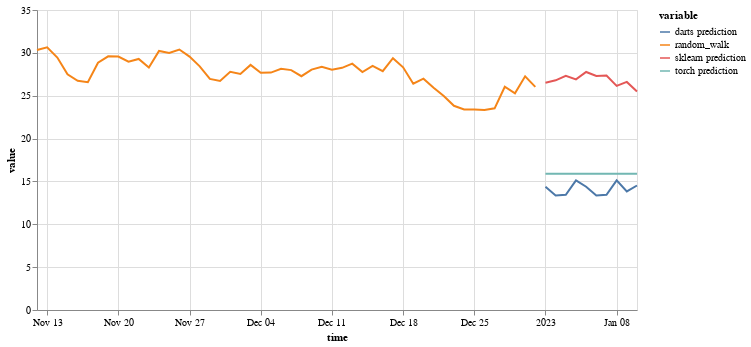

The code cell stored with this chart in its notebook:
### Markdown cell above
## Comparing predictions

### Code cell
(on.Plot()
    .add(on.marks.line, ts[-50:])
    .add(on.marks.line, darts_pred)
    .add(on.marks.line, sk_pred)
    .add(on.marks.line, torch_pred)
    .properties(width=600, height=300)
    .show()
)

### Figure 1 — Vega specification as saved in the notebook (floating-point values rounded to 4 significant figures)
{"$schema": "https://vega.github.io/schema/vega/v5.json", "data": [{"name": "source_0", "values": [{"time": "2022-11-12T00:00:00.000", "variable": "random_walk", "value": 30.33}, {"time": "2022-11-13T00:00:00.000", "variable": "random_walk", "value": 30.64}, {"time": "2022-11-14T00:00:00.000", "variable": "random_walk", "value": 29.45}, {"time": "2022-11-15T00:00:00.000", "variable": "random_walk", "value": 27.49}, {"time": "2022-11-16T00:00:00.000", "variable": "random_walk", "value": 26.74}, {"time": "2022-11-17T00:00:00.000", "variable": "random_walk", "value": 26.58}, {"time": "2022-11-18T00:00:00.000", "variable": "random_walk", "value": 28.85}, {"time": "2022-11-19T00:00:00.000", "variable": "random_walk", "value": 29.59}, {"time": "2022-11-20T00:00:00.000", "variable": "random_walk", "value": 29.57}, {"time": "2022-11-21T00:00:00.000", "variable": "random_walk", "value": 28.98}, {"time": "2022-11-22T00:00:00.000", "variable": "random_walk", "value": 29.29}, {"time": "2022-11-23T00:00:00.000", "variable": "random_walk", "value": 28.28}, {"time": "2022-11-24T00:00:00.000", "variable": "random_walk", "value": 30.23}, {"time": "2022-11-25T00:00:00.000", "variable": "random_walk", "value": 29.98}, {"time": "2022-11-26T00:00:00.000", "variable": "random_walk", "value": 30.39}, {"time": "2022-11-27T00:00:00.000", "variable": "random_walk", "value": 29.56}, {"time": "2022-11-28T00:00:00.000", "variable": "random_walk", "value": 28.43}, {"time": "2022-11-29T00:00:00.000", "variable": "random_walk", "value": 26.96}, {"time": "2022-11-30T00:00:00.000", "variable": "random_walk", "value": 26.73}, {"time": "2022-12-01T00:00:00.000", "variable": "random_walk", "value": 27.8}, {"time": "2022-12-02T00:00:00.000", "variable": "random_walk", "value": 27.54}, {"time": "2022-12-03T00:00:00.000", "variable": "random_walk", "value": 28.59}, {"time": "2022-12-04T00:00:00.000", "variable": "random_walk", "value": 27.68}, {"time": "2022-12-05T00:00:00.000", "variable": "random_walk", "value": 27.7}, {"time": "2022-12-06T00:00:00.000", "variable": "random_walk", "value": 28.14}, {"time": "2022-12-07T00:00:00.000", "variable": "random_walk", "value": 27.99}, {"time": "2022-12-08T00:00:00.000", "variable": "random_walk", "value": 27.28}, {"time": "2022-12-09T00:00:00.000", "variable": "random_walk", "value": 28.05}, {"time": "2022-12-10T00:00:00.000", "variable": "random_walk", "value": 28.38}, {"time": "2022-12-11T00:00:00.000", "variable": "random_walk", "value": 28.04}, {"time": "2022-12-12T00:00:00.000", "variable": "random_walk", "value": 28.25}, {"time": "2022-12-13T00:00:00.000", "variable": "random_walk", "value": 28.74}, {"time": "2022-12-14T00:00:00.000", "variable": "random_walk", "value": 27.76}, {"time": "2022-12-15T00:00:00.000", "variable": "random_walk", "value": 28.47}, {"time": "2022-12-16T00:00:00.000", "variable": "random_walk", "value": 27.87}, {"time": "2022-12-17T00:00:00.000", "variable": "random_walk", "value": 29.38}, {"time": "2022-12-18T00:00:00.000", "variable": "random_walk", "value": 28.31}, {"time": "2022-12-19T00:00:00.000", "variable": "random_walk", "value": 26.4}, {"time": "2022-12-20T00:00:00.000", "variable": "random_walk", "value": 26.98}, {"time": "2022-12-21T00:00:00.000", "variable": "random_walk", "value": 25.93}, {"time": "2022-12-22T00:00:00.000", "variable": "random_walk", "value": 24.96}, {"time": "2022-12-23T00:00:00.000", "variable": "random_walk", "value": 23.83}, {"time": "2022-12-24T00:00:00.000", "variable": "random_walk", "value": 23.4}, {"time": "2022-12-25T00:00:00.000", "variable": "random_walk", "value": 23.4}, {"time": "2022-12-26T00:00:00.000", "variable": "random_walk", "value": 23.34}, {"time": "2022-12-27T00:00:00.000", "variable": "random_walk", "value": 23.53}, {"time": "2022-12-28T00:00:00.000", "variable": "random_walk", "value": 26.05}, {"time": "2022-12-29T00:00:00.000", "variable": "random_walk", "value": 25.28}, {"time": "2022-12-30T00:00:00.000", "variable": "random_walk", "value": 27.26}, {"time": "2022-12-31T00:00:00.000", "variable": "random_walk", "value": 26.04}], "transform": [{"type": "formula", "expr": "toDate(datum['time'])", "as": "time"}]}, {"name": "source_1", "values": [{"time": "2023-01-01T00:00:00.000", "variable": "darts prediction", "value": 14.38}, {"time": "2023-01-02T00:00:00.000", "variable": "darts prediction", "value": 13.37}, {"time": "2023-01-03T00:00:00.000", "variable": "darts prediction", "value": 13.45}, {"time": "2023-01-04T00:00:00.000", "variable": "darts prediction", "value": 15.12}, {"time": "2023-01-05T00:00:00.000", "variable": "darts prediction", "value": 14.38}, {"time": "2023-01-06T00:00:00.000", "variable": "darts prediction", "value": 13.37}, {"time": "2023-01-07T00:00:00.000", "variable": "darts prediction", "value": 13.45}, {"time": "2023-01-08T00:00:00.000", "variable": "darts prediction", "value": 15.12}, {"time": "2023-01-09T00:00:00.000", "variable": "darts prediction", "value": 13.83}, {"time": "2023-01-10T00:00:00.000", "variable": "darts prediction", "value": 14.53}], "transform": [{"type": "formula", "expr": "toDate(datum['time'])", "as": "time"}]}, {"name": "source_2", "values": [{"time": "2023-01-01T00:00:00.000", "variable": "sklearn prediction", "value": 26.51}, {"time": "2023-01-02T00:00:00.000", "variable": "sklearn prediction", "value": 26.79}, {"time": "2023-01-03T00:00:00.000", "variable": "sklearn prediction", "value": 27.33}, {"time": "2023-01-04T00:00:00.000", "variable": "sklearn prediction", "value": 26.9}, {"time": "2023-01-05T00:00:00.000", "variable": "sklearn prediction", "value": 27.77}, {"time": "2023-01-06T00:00:00.000", "variable": "sklearn prediction", "value": 27.31}, {"time": "2023-01-07T00:00:00.000", "variable": "sklearn prediction", "value": 27.35}, {"time": "2023-01-08T00:00:00.000", "variable": "sklearn prediction", "value": 26.15}, {"time": "2023-01-09T00:00:00.000", "variable": "sklearn prediction", "value": 26.61}, {"time": "2023-01-10T00:00:00.000", "variable": "sklearn prediction", "value": 25.49}], "transform": [{"type": "formula", "expr": "toDate(datum['time'])", "as": "time"}]}, {"name": "source_3", "values": [{"time": "2023-01-01T00:00:00.000", "variable": "torch prediction", "value": 15.9}, {"time": "2023-01-02T00:00:00.000", "variable": "torch prediction", "value": 15.9}, {"time": "2023-01-03T00:00:00.000", "variable": "torch prediction", "value": 15.9}, {"time": "2023-01-04T00:00:00.000", "variable": "torch prediction", "value": 15.9}, {"time": "2023-01-05T00:00:00.000", "variable": "torch prediction", "value": 15.9}, {"time": "2023-01-06T00:00:00.000", "variable": "torch prediction", "value": 15.9}, {"time": "2023-01-07T00:00:00.000", "variable": "torch prediction", "value": 15.9}, {"time": "2023-01-08T00:00:00.000", "variable": "torch prediction", "value": 15.9}, {"time": "2023-01-09T00:00:00.000", "variable": "torch prediction", "value": 15.9}, {"time": "2023-01-10T00:00:00.000", "variable": "torch prediction", "value": 15.9}], "transform": [{"type": "formula", "expr": "toDate(datum['time'])", "as": "time"}]}, {"name": "source_0_color_domain_variable_0", "values": [{"variable": "random_walk"}]}, {"name": "source_1_color_domain_variable_1", "values": [{"variable": "darts prediction"}]}, {"name": "source_2_color_domain_variable_2", "values": [{"variable": "sklearn prediction"}]}, {"name": "source_3_color_domain_variable_3", "values": [{"variable": "torch prediction"}]}], "marks": [{"type": "group", "name": "layer_0_pathgroup", "from": {"facet": {"data": "source_0", "name": "faceted_path_layer_0_main", "groupby": ["variable"]}}, "encode": {"update": {"width": {"field": {"signal": null, "datum": null, "group": "width", "parent": null}}, "height": {"field": {"signal": null, "datum": null, "group": "height", "parent": null}}}}, "marks": [{"type": "line", "name": "layer_0_marks", "from": {"data": "faceted_path_layer_0_main"}, "sort": {"field": "x"}, "encode": {"update": {"defined": {"signal": "isValid(datum[\"time\"]) && isFinite(+datum[\"time\"]) && isValid(datum[\"value\"]) && isFinite(+datum[\"value\"])"}, "x": {"field": "time", "scale": "x"}, "y": {"field": "value", "scale": "y"}, "stroke": {"field": "variable", "scale": "color"}}}, "style": ["line"]}]}, {"type": "group", "name": "layer_1_pathgroup", "from": {"facet": {"data": "source_1", "name": "faceted_path_layer_1_main", "groupby": ["variable"]}}, "encode": {"update": {"width": {"field": {"signal": null, "datum": null, "group": "width", "parent": null}}, "height": {"field": {"signal": null, "datum": null, "group": "height", "parent": null}}}}, "marks": [{"type": "line", "name": "layer_1_marks", "from": {"data": "faceted_path_layer_1_main"}, "sort": {"field": "x"}, "encode": {"update": {"defined": {"signal": "isValid(datum[\"time\"]) && isFinite(+datum[\"time\"]) && isValid(datum[\"value\"]) && isFinite(+datum[\"value\"])"}, "stroke": {"field": "variable", "scale": "color"}, "y": {"field": "value", "scale": "y"}, "x": {"field": "time", "scale": "x"}}}, "style": ["line"]}]}, {"type": "group", "name": "layer_2_pathgroup", "from": {"facet": {"data": "source_2", "name": "faceted_path_layer_2_main", "groupby": ["variable"]}}, "encode": {"update": {"height": {"field": {"signal": null, "datum": null, "group": "height", "parent": null}}, "width": {"field": {"signal": null, "datum": null, "group": "width", "parent": null}}}}, "marks": [{"type": "line", "name": "layer_2_marks", "from": {"data": "faceted_path_layer_2_main"}, "sort": {"field": "x"}, "encode": {"update": {"defined": {"signal": "isValid(datum[\"time\"]) && isFinite(+datum[\"time\"]) && isValid(datum[\"value\"]) && isFinite(+datum[\"value\"])"}, "stroke": {"field": "variable", "scale": "color"}, "x": {"field": "time", "scale": "x"}, "y": {"field": "value", "scale": "y"}}}, "style": ["line"]}]}, {"type": "group", "name": "layer_3_pathgroup", "from": {"facet": {"data": "source_3", "name": "faceted_path_layer_3_main", "groupby": ["variable"]}}, "encode": {"update": {"height": {"field": {"signal": null, "datum": null, "group": "height", "parent": null}}, "width": {"field": {"signal": null, "datum": null, "group": "width", "parent": null}}}}, "marks": [{"type": "line", "name": "layer_3_marks", "from": {"data": "faceted_path_layer_3_main"}, "sort": {"field": "x"}, "encode": {"update": {"y": {"field": "value", "scale": "y"}, "stroke": {"field": "variable", "scale": "color"}, "defined": {"signal": "isValid(datum[\"time\"]) && isFinite(+datum[\"time\"]) && isValid(datum[\"value\"]) && isFinite(+datum[\"value\"])"}, "x": {"field": "time", "scale": "x"}}}, "style": ["line"]}]}], "scales": [{"name": "x", "type": "time", "domain": {"fields": [{"data": "source_0", "field": "time"}, {"data": "source_1", "field": "time"}, {"data": "source_2", "field": "time"}, {"data": "source_3", "field": "time"}]}, "range": [0, {"signal": "width"}]}, {"name": "y", "type": "linear", "domain": {"fields": [{"data": "source_0", "field": "value"}, {"data": "source_1", "field": "value"}, {"data": "source_2", "field": "value"}, {"data": "source_3", "field": "value"}]}, "range": [{"signal": "height"}, 0], "nice": true, "zero": true}, {"name": "color", "type": "ordinal", "domain": {"fields": [{"data": "source_0_color_domain_variable_0", "field": "variable"}, {"data": "source_1_color_domain_variable_1", "field": "variable"}, {"data": "source_2_color_domain_variable_2", "field": "variable"}, {"data": "source_3_color_domain_variable_3", "field": "variable"}], "sort": true}, "range": "category"}], "axes": [{"scale": "x", "orient": "bottom", "minExtent": 0, "tickCount": {"signal": "ceil(width/40)"}, "labels": false, "zindex": 0, "domain": false, "maxExtent": 0, "ticks": false, "gridScale": "y", "grid": true, "aria": false}, {"scale": "y", "gridScale": "x", "grid": true, "domain": false, "aria": false, "maxExtent": 0, "tickCount": {"signal": "ceil(height/40)"}, "zindex": 0, "labels": false, "ticks": false, "orient": "left", "minExtent": 0}, {"scale": "x", "orient": "bottom", "zindex": 0, "tickCount": {"signal": "ceil(width/40)"}, "title": "time", "grid": false, "labelFlush": true, "labelOverlap": true}, {"scale": "y", "labelOverlap": true, "grid": false, "tickCount": {"signal": "ceil(height/40)"}, "title": "value", "zindex": 0, "orient": "left"}], "padding": 5, "height": 300, "background": "white", "width": 600, "style": "cell", "legends": [{"stroke": "color", "symbolType": "stroke", "title": "variable"}]}
